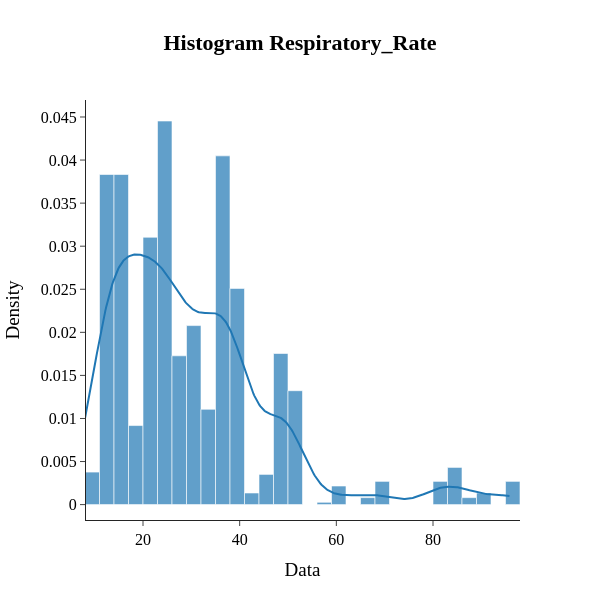

This figure's notebook cell:
### Markdown cell above
$\text{Next feature is respiratory\_rate.}$

### Code cell
plots.hist_plot_with_kde(data=train_data["respiratory_rate"], name="respiratory_rate", bin_size=3)

### Figure 1 — Plotly figure (JSON) as saved in the notebook; plotly's stock layout.template omitted (floating-point values rounded to 4 significant figures; data arrays with more than 128 entries replaced by an {"elided": "..."} marker saying what was removed)
{"data": [{"autobinx": false, "histnorm": "probability density", "legendgroup": "respiratory_rate", "marker": {"color": "rgb(31, 119, 180)"}, "name": "respiratory_rate", "opacity": 0.7, "type": "histogram", "x": {"elided": "1235 int values"}, "xaxis": "x", "xbins": {"end": 96, "size": 3, "start": 8}, "yaxis": "y"}, {"legendgroup": "respiratory_rate", "marker": {"color": "rgb(31, 119, 180)"}, "mode": "lines", "name": "respiratory_rate", "showlegend": false, "type": "scatter", "x": {"elided": "500 float values"}, "xaxis": "x", "y": {"elided": "500 float values"}, "yaxis": "y"}], "layout": {"barmode": "overlay", "font": {"color": "Black", "family": "Times New Roman", "size": 16}, "height": 600, "hovermode": "closest", "legend": {"traceorder": "reversed"}, "showlegend": false, "title": {"text": "<b>Histogram Respiratory_Rate<b>", "x": 0.5}, "width": 600, "xaxis": {"anchor": "y2", "domain": [0, 1], "title": {"text": "Data"}, "zeroline": false}, "yaxis": {"anchor": "free", "domain": [0, 1], "position": 0, "title": {"text": "Density"}}}}
